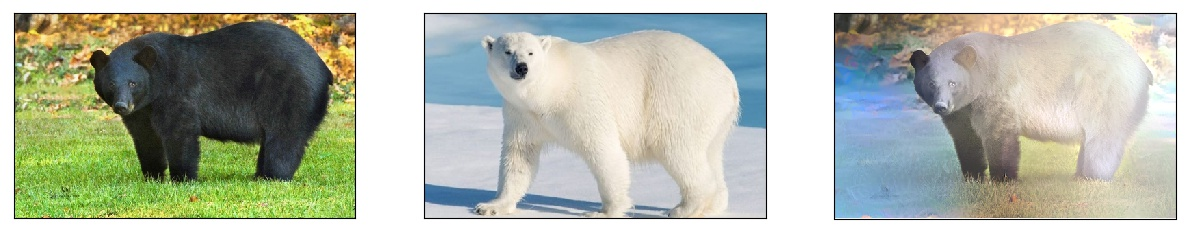
#> input picture automated-deep-photo-style-transfer/compare/blackbear.jpgpolarbear.jpg, 1189 x 232 px
$ python make_compare.py compare/blackbear.jpgpolarbear.jpg compare/cardinal.jpgbluejay.jpg compare/cardinal.jpgbluejay.jpg
#> lines starting #> are read from the running program, lines starting #| are printed output that depends on the picture
import matplotlib.pyplot as plt
import matplotlib.image as mpimg
import os
import sys

content = mpimg.imread(sys.argv[1])
#> content is the input picture: shape (232, 1189, 3); mean R, G, B 179, 184.8, 169.9
style = mpimg.imread(sys.argv[2])
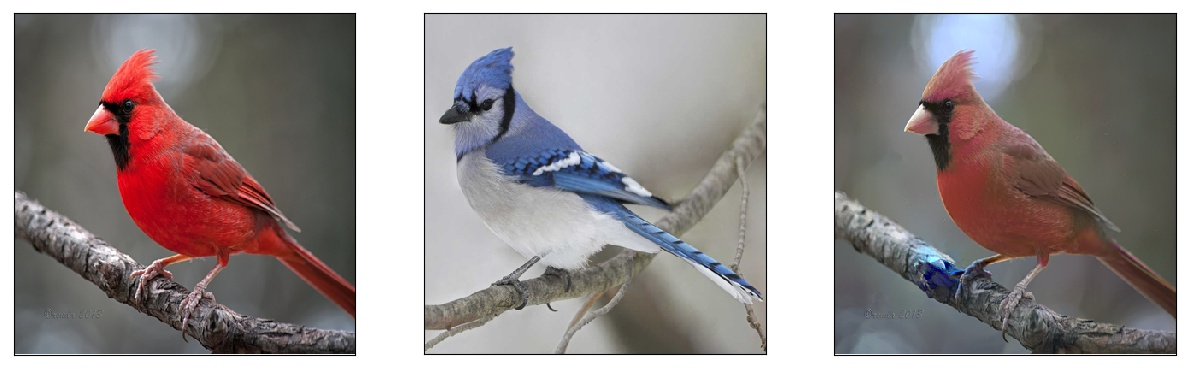
#> input picture automated-deep-photo-style-transfer/compare/cardinal.jpgbluejay.jpg, 1189 x 368 px
#> style is the input picture: shape (368, 1189, 3); mean R, G, B 148.8, 140.9, 140.3
output = mpimg.imread(sys.argv[3])

plt.figure(figsize=(15,5))

plt.subplot(1,3,1)
plt.imshow(content)
plt.xticks([])
plt.yticks([])
plt.subplot(1,3,2)
plt.imshow(style)
plt.xticks([])
plt.yticks([])
plt.subplot(1,3,3)
plt.imshow(output)
plt.xticks([])
plt.yticks([])

plt.savefig("./compare/"+os.path.basename(sys.argv[1])+os.path.basename(sys.argv[2]), bbox_inches='tight')
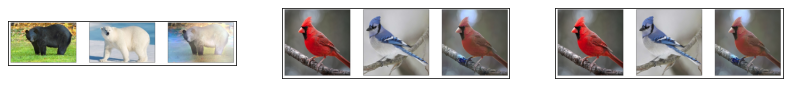
#> figure drawn by matplotlib, 3 panels
